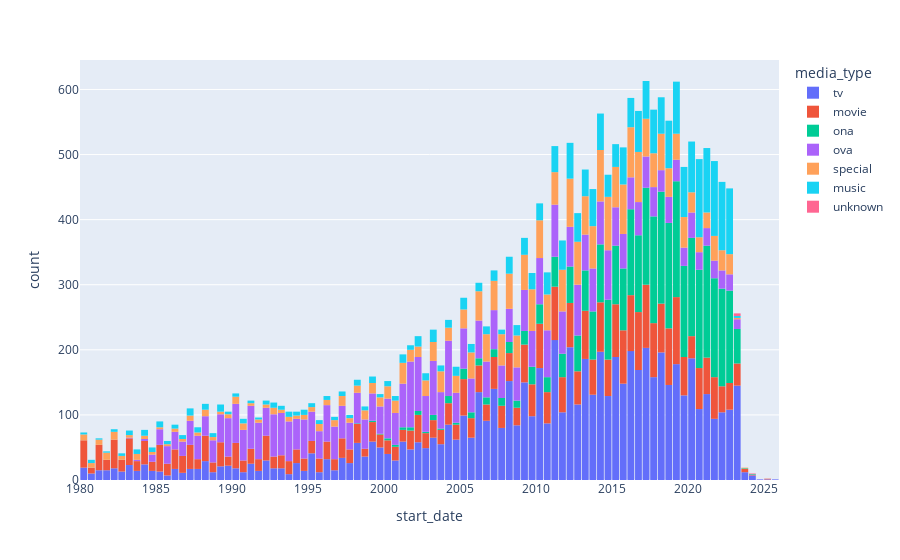

Notebook code for this chart:
### Markdown cell above
*Notes:*  So, basically interesting factors that are affecting the mean factor are : rank, popularity, num_scoring_users, ignore num_list_users for now till further investigation of difference.

### Code cell
fig = px.histogram(data[pd.to_datetime(data['start_date']).dt.year >= 1980], x='start_date', color='media_type')
fig.update_layout(bargap=0.1)

### Figure 1 — Plotly figure (JSON) as saved in the notebook; plotly's stock layout.template omitted (floating-point values rounded to 4 significant figures; data arrays with more than 128 entries replaced by an {"elided": "..."} marker saying what was removed)
{"data": [{"alignmentgroup": "True", "bingroup": "x", "hovertemplate": "media_type=tv<br>start_date=%{x}<br>count=%{y}<extra></extra>", "legendgroup": "tv", "marker": {"color": "#636efa", "pattern": {"shape": ""}}, "name": "tv", "offsetgroup": "tv", "orientation": "v", "showlegend": true, "type": "histogram", "x": {"elided": "6678 str values"}, "xaxis": "x", "yaxis": "y"}, {"alignmentgroup": "True", "bingroup": "x", "hovertemplate": "media_type=movie<br>start_date=%{x}<br>count=%{y}<extra></extra>", "legendgroup": "movie", "marker": {"color": "#EF553B", "pattern": {"shape": ""}}, "name": "movie", "offsetgroup": "movie", "orientation": "v", "showlegend": true, "type": "histogram", "x": {"elided": "3489 str values"}, "xaxis": "x", "yaxis": "y"}, {"alignmentgroup": "True", "bingroup": "x", "hovertemplate": "media_type=ona<br>start_date=%{x}<br>count=%{y}<extra></extra>", "legendgroup": "ona", "marker": {"color": "#00cc96", "pattern": {"shape": ""}}, "name": "ona", "offsetgroup": "ona", "orientation": "v", "showlegend": true, "type": "histogram", "x": {"elided": "3134 str values"}, "xaxis": "x", "yaxis": "y"}, {"alignmentgroup": "True", "bingroup": "x", "hovertemplate": "media_type=ova<br>start_date=%{x}<br>count=%{y}<extra></extra>", "legendgroup": "ova", "marker": {"color": "#ab63fa", "pattern": {"shape": ""}}, "name": "ova", "offsetgroup": "ova", "orientation": "v", "showlegend": true, "type": "histogram", "x": {"elided": "3946 str values"}, "xaxis": "x", "yaxis": "y"}, {"alignmentgroup": "True", "bingroup": "x", "hovertemplate": "media_type=special<br>start_date=%{x}<br>count=%{y}<extra></extra>", "legendgroup": "special", "marker": {"color": "#FFA15A", "pattern": {"shape": ""}}, "name": "special", "offsetgroup": "special", "orientation": "v", "showlegend": true, "type": "histogram", "x": {"elided": "2437 str values"}, "xaxis": "x", "yaxis": "y"}, {"alignmentgroup": "True", "bingroup": "x", "hovertemplate": "media_type=music<br>start_date=%{x}<br>count=%{y}<extra></extra>", "legendgroup": "music", "marker": {"color": "#19d3f3", "pattern": {"shape": ""}}, "name": "music", "offsetgroup": "music", "orientation": "v", "showlegend": true, "type": "histogram", "x": {"elided": "2203 str values"}, "xaxis": "x", "yaxis": "y"}, {"alignmentgroup": "True", "bingroup": "x", "hovertemplate": "media_type=unknown<br>start_date=%{x}<br>count=%{y}<extra></extra>", "legendgroup": "unknown", "marker": {"color": "#FF6692", "pattern": {"shape": ""}}, "name": "unknown", "offsetgroup": "unknown", "orientation": "v", "showlegend": true, "type": "histogram", "x": ["2023-01-01", "2024-01-01", "2023-01-01", "2023-01-01", "2023-02-01"], "xaxis": "x", "yaxis": "y"}], "layout": {"bargap": 0.1, "barmode": "relative", "legend": {"title": {"text": "media_type"}, "tracegroupgap": 0}, "margin": {"t": 60}, "xaxis": {"anchor": "y", "domain": [0, 1], "title": {"text": "start_date"}}, "yaxis": {"anchor": "x", "domain": [0, 1], "title": {"text": "count"}}}}
